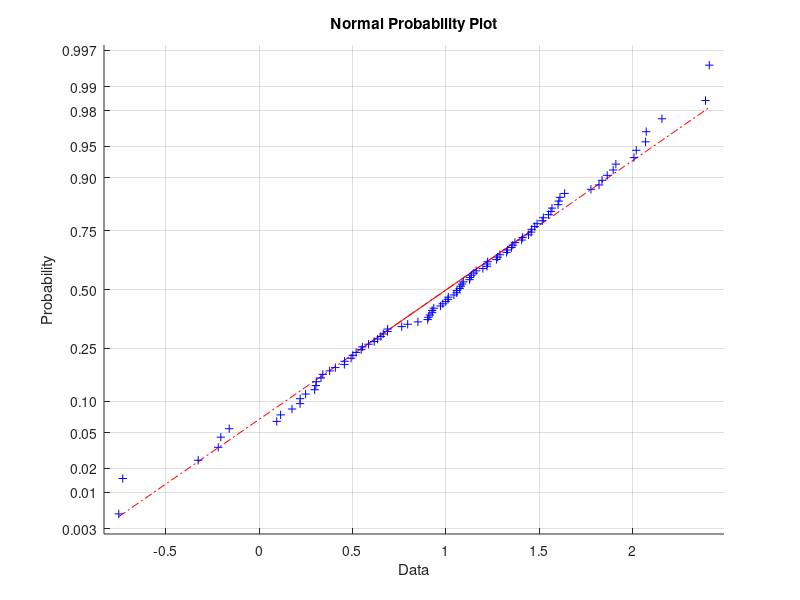

Write the MATLAB code that produced this figure.
l1 = normrnd(1,0.7,100,1);
normplot(l1)
l1(101)=1;
M = zeros(100,100);

for i=1:100
    M(i,i)=((((i-100)/l1(i+1))+((i-99.98)/l1(i)))*10);
    if i<=99
        M(i,i+1)=(((100-i)/l1(i+1))*10);
        M(i+1,i)=(((101-i)/l1(i))*10);
    end
end

[U,R]=eig(M);

a1=U(100,100);
g1=sprintf('%d ', a1);
fprintf('Answer: %s\n', a1)

b1=R(100,100);
f1=sprintf('%d ', b1);
fprintf('Answer: %s\n', b1)


